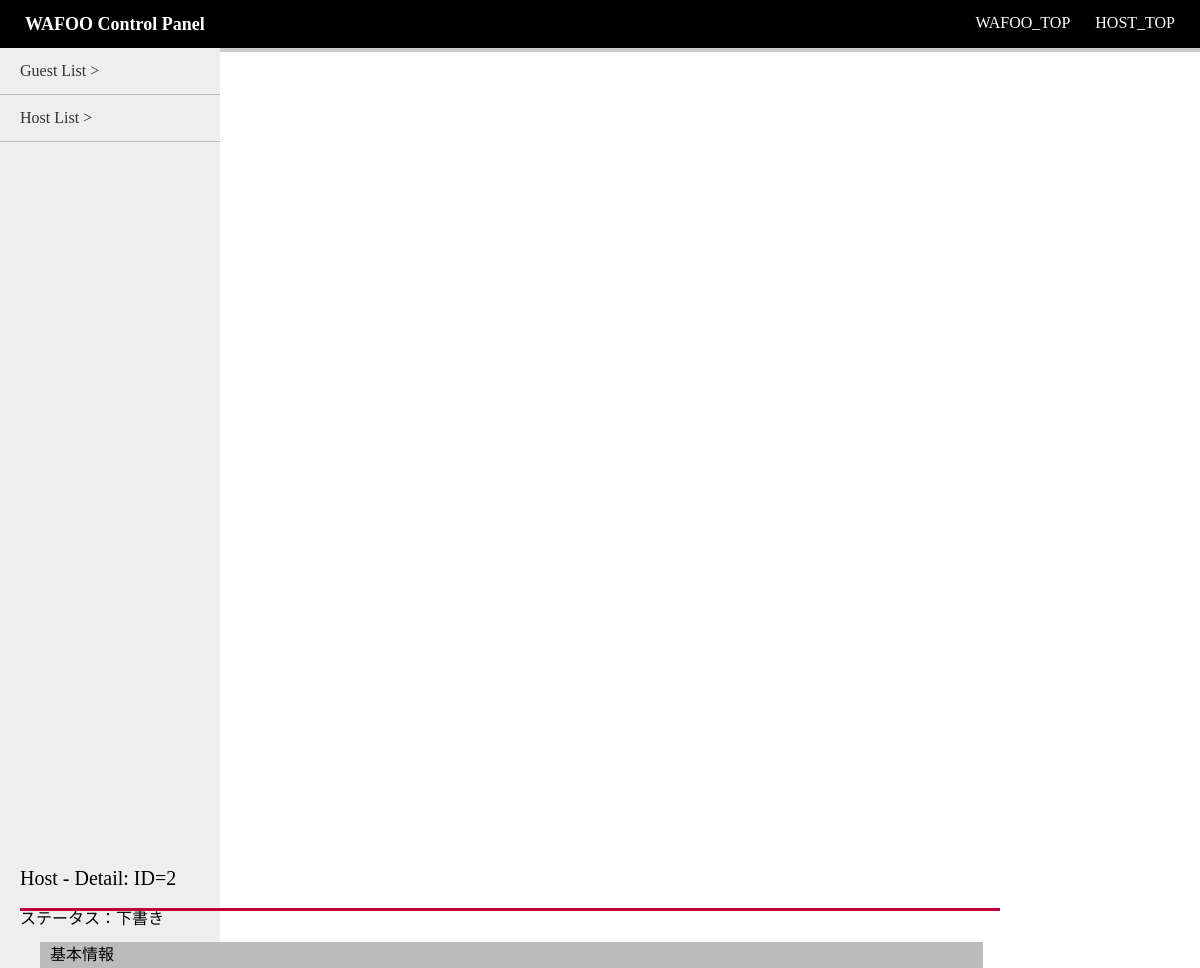
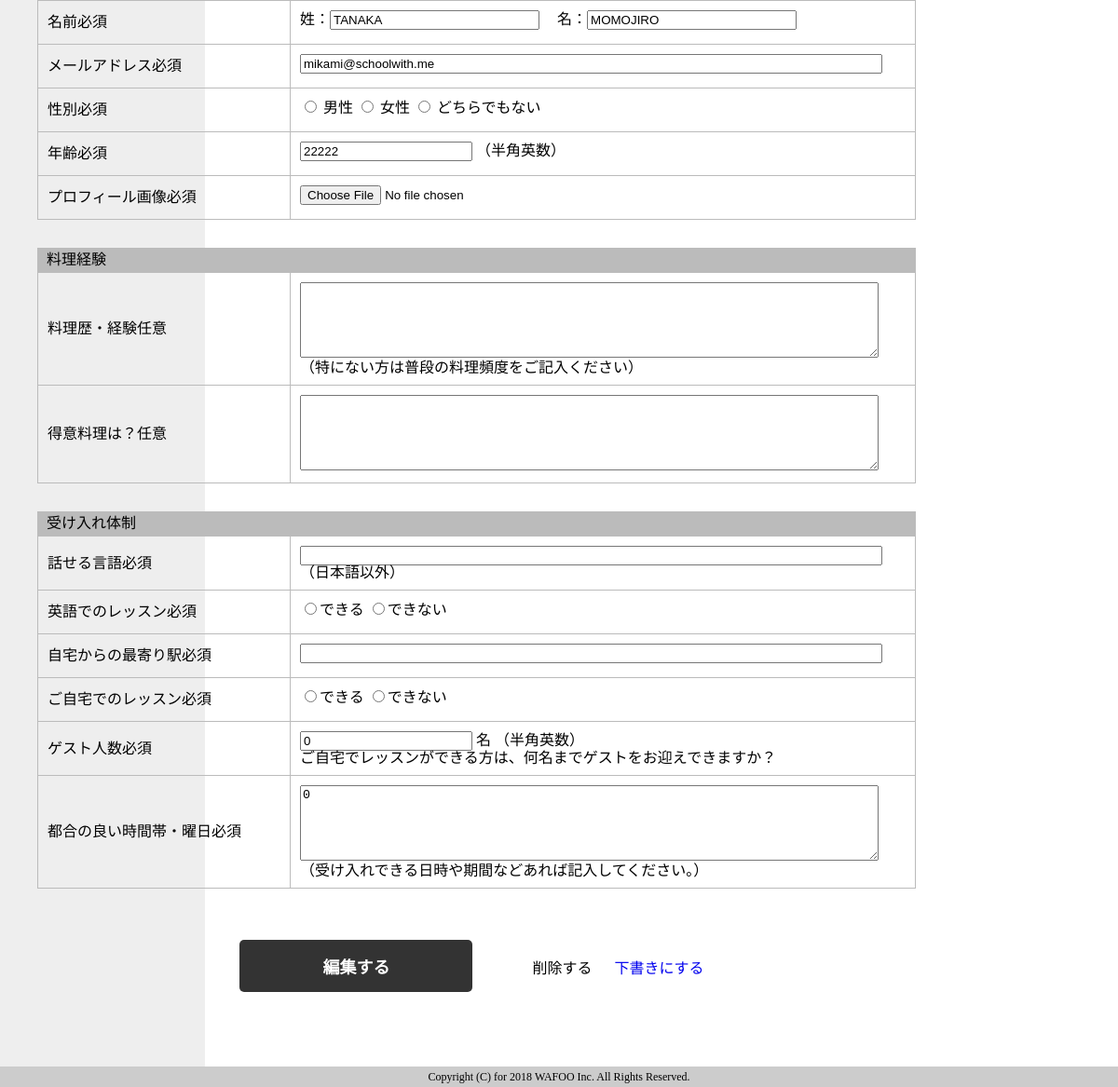
The app's page /WAFOO_CMS/hostDetail.php?id=2 with its own data (2 pictures, top to bottom).
### tables this page shows
CREATE TABLE `wafoo_host_table` (
  `id` int(11) NOT NULL AUTO_INCREMENT,
  `sei` varchar(64) NOT NULL DEFAULT '',
  `mei` varchar(64) NOT NULL DEFAULT '',
  `mail` varchar(256) NOT NULL DEFAULT '',
  `sex` varchar(64) NOT NULL DEFAULT '',
  `age` int(10) NOT NULL,
  `cookEx` text,
  `cookGood` text,
  `language` varchar(64) NOT NULL DEFAULT '',
  `english` varchar(64) NOT NULL DEFAULT '',
  `station` varchar(64) NOT NULL DEFAULT '',
  `homeLesson` varchar(64) NOT NULL DEFAULT '',
  `guestNum` int(10) DEFAULT NULL,
  `confDate` varchar(256) NOT NULL DEFAULT '',
  `indate` datetime NOT NULL,
  `hostPreview` int(1) DEFAULT '1',
  PRIMARY KEY (`id`)
);

### WAFOO_CMS/hostDetail.php (the view, shortened to what this page needs)
<?php
$id = $_GET["id"];
$pdo = db_con();
$stmt = $pdo->prepare("SELECT * FROM wafoo_host_table WHERE id=:id");
$stmt->bindValue(":id",$id,PDO::PARAM_INT);
$status = $stmt->execute();
if ($status == false) {
    sqlError($stmt);
} else {
    $row = $stmt->fetch();
}
?>
<?php include("frontend/header.php")?>
<main>
    <?php include("frontend/sidebar.php")?>
    <div class="mainContents">
        <h2>Host - Detail: ID=<?=$row["id"]?></h2>
        <p><?php if($row["hostPreview"] == "0"){
                echo "ステータス：下書き";}?>
        </p>
        <form action="backend/update_host.php" method="post" id="host_form" enctype="multipart/form-data">
        <section class="hostDetail_section">
            <h3>基本情報</h3>
            <table>
                <tr>
                    <th>名前<span class="form_must">必須</span></th>
                    <td>
                        <span class="form_comment">姓：</span><input type="text" name="sei" size="25"  value="<?=$row['sei']?>">
                        <span class="form_comment ml15">名：<input type="text" name="mei" size="25" value="<?=$row['mei']?>"></span>
                    </td>
                </tr>
                <tr>
                    <th>メールアドレス<span class="form_must">必須</span></th>
                    <td><input type="text" name="mail" size="75" value="<?=$row['mail']?>"></td>
                </tr>
                <tr>
                    <th>性別<span class="form_must">必須</span></th>
                    <td>
                        <input type="radio" name="sex" value="男性">
                        <span class="form_comment mr15">男性</span>
                        <input type="radio" name="sex" value="女性">
                        <span class="form_comment mr15">女性</span>
                        <input type="radio" name="sex" value="どちらでもない">
                        <span class="form_comment mr15">どちらでもない</span>
                    </td>
                </tr>
                <tr>
                    <th>年齢<span class="form_must">必須</span></th>
                    <td>
                        <input type="text" name="age" value="<?=$row['age']?>">
                        <span class="form_comment">（半角英数）</span>
                    </td>
                </tr>
                <tr>
                    <th>プロフィール画像<span class="form_must">必須</span></th>
                    <td>
                        <input type="file" name="prof_file">
                    </td>
                </tr>
            </table>
        </section>
        <section class="hostDetail_section">
            <h3>料理経験</h3>
            <table>
                <tr>
                    <th>料理歴・経験<span class="form_want">任意</span></th>
                    <td>
                        <textarea name="cookEx" rows="5" cols="75"><?=$row['cookEx']?></textarea>
                        <br>
                        <span class="form_comment">（特にない方は普段の料理頻度をご記入ください）</span>
                    </td>
                </tr>
                <tr>
                    <th>得意料理は？<span class="form_want">任意</span></th>
                    <td>
                        <textarea name="cookGood" rows="5" cols="75"><?=$row['cookGood']?></textarea>
                </tr>
            </table>
        </section>
        <section class="hostDetail_section">
            <h3>受け入れ体制</h3>
            <table>
                <tr>
                    <th>話せる言語<span class="form_must">必須</span></th>
                    <td>
                        <input type="text" name="language" size="75" value="<?=$row['language']?>">
                        <span class="form_comment">
                        <br>（日本語以外）</span>
                    </td>
                </tr>
                <tr>
                    <th>英語でのレッスン<span class="form_must">必須</span></th>
                    <td>
                        <input type="radio" name="english" value="可能"><span class="form_comment mr15">できる</span>
                        <input type="radio" name="english" value="不可能"><span class="form_comment mr15">できない</span>
                    </td>
                </tr>
                <tr>
                    <th>自宅からの最寄り駅<span class="form_must">必須</span></th>
                    <td><input type="text" name="station" size="75" value="<?=$row['station']?>"></td>
                </tr>
                <tr>
                    <th>ご自宅でのレッスン<span class="form_must">必須</span></th>
                    <td>
                        <input type="radio" name="homeLesson" value="可能"><span class="form_comment mr15">できる</span>
                        <input type="radio" name="homeLesson" value="不可能"><span class="form_comment mr15">できない</span>
                    </td>
                </tr>
                <tr>
                    <th>ゲスト人数<span class="form_must">必須</span></th>
                    <td>
                        <input type="text" name="guestNum" value="<?=$row['guestNum']?>">
                        <span class="form_comment">名 （半角英数）
                        <br>ご自宅でレッスンができる方は、何名までゲストをお迎えできますか？</span>
                    </td>
                </tr>
                <tr>
                    <th>都合の良い時間帯・曜日<span class="form_must">必須</span></th>
                    <td>
                        <textarea name="confDate" rows="5" cols="75"><?=$row['confDate']?></textarea>
                        <br>
                        <span class="form_comment">（受け入れできる日時や期間などあれば記入してください。）</span>
                    </td>
                </tr>
            </table>
        </section>
        <div class="editBtn">
            <input type="submit" value="編集する">
            <span id="hostDelete_btn">削除する</span>
            <a href="backend/hostPreview.php?id=<?=$row['id']?>" id="hostPreview_btn">下書きにする</a>
        </div>
    </form>
    </div>
</main>

### WAFOO_CMS/css/style.css (style rules this page uses)
.ml15 { margin-left: 15px; }
footer { text-align: center; background: #cccccc; padding: 5px; font-size: 12px; }
main { overflow: hidden; }
.mainContents { float: left; padding: 20px; }
.mainContents h2 { font-size: 20px; padding-bottom: 20px; border-bottom: 3px solid #C3003A; width: 980px; }
.hostDetail_section { padding: 15px 20px; }
.hostDetail_section h3 { background-color: #BBBBBB; padding: 5px 10px; margin-bottom: 0px; }
.hostDetail_section table th { text-align: left; vertical-align: middle; margin: 0 20px 15px; width: 250px; border: #BBBBBB 1px solid; padding: 15px 10px; }
.hostDetail_section table td { border: #BBBBBB 1px solid; padding: 10px; width: 650px; }
.editBtn { width: 600px; margin: 40px auto 60px; text-align: center; }
.editBtn input { width: 250px; border-style:none; font-size: 18px; color: #ffffff; font-weight: bold; background-color: #333333; border-radius: 5px; padding: 15px 30px; margin-right: 50px; cursor : pointer; }
#hostDelete_btn { padding: 15px 10px; cursor : pointer; }
#hostPreview_btn { padding: 15px 10px; cursor : pointer; }

### records on screen
wafoo_host_table: id "2", sei "TANAKA", mei "MOMOJIRO", mail "mikami@schoolwith.me", age "22222", guestNum "0", confDate "0"
